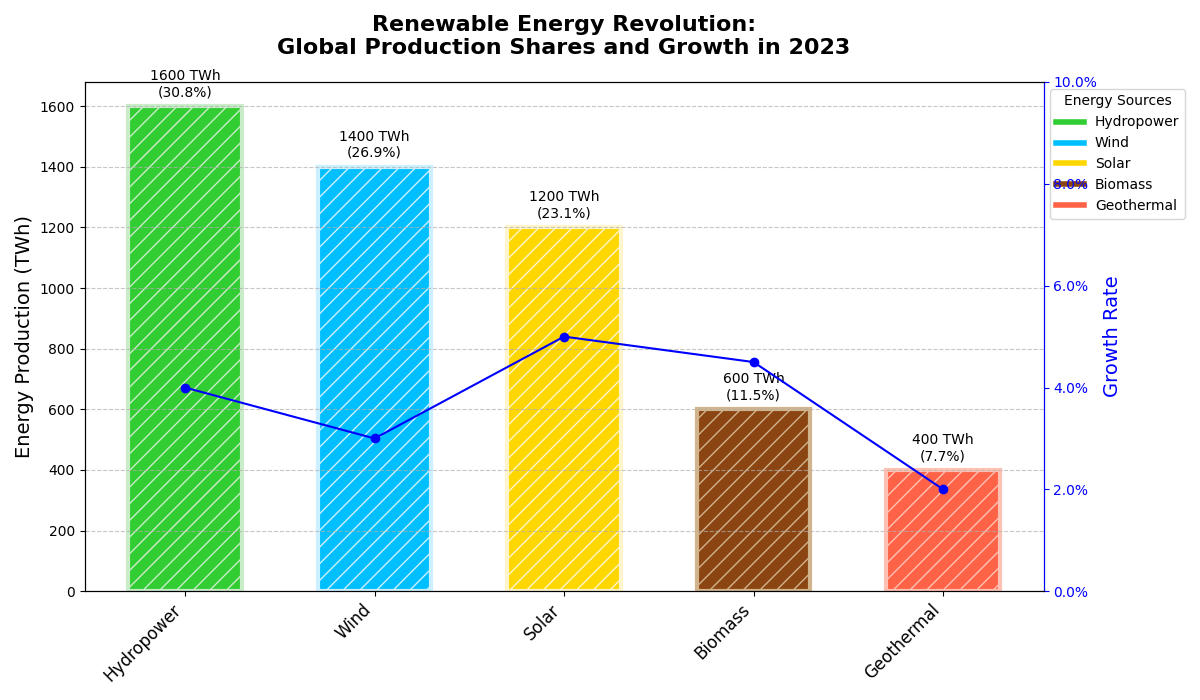

Here is the Python script that generated this plot:
import matplotlib.pyplot as plt
import numpy as np
from matplotlib.ticker import FuncFormatter

energy_sources = ['Solar', 'Wind', 'Hydropower', 'Geothermal', 'Biomass']
energy_production = np.array([1200, 1400, 1600, 400, 600])
growth_rates = np.array([0.05, 0.03, 0.04, 0.02, 0.045])

# Sort data in descending order based on energy production
sorted_indices = np.argsort(energy_production)[::-1]
energy_sources = [energy_sources[i] for i in sorted_indices]
energy_production = energy_production[sorted_indices]
growth_rates = growth_rates[sorted_indices]

base_colors = ['#FFD700', '#00BFFF', '#32CD32', '#FF6347', '#8B4513']
gradient_colors = ['#FFF5CC', '#CCF0FF', '#C9ECC9', '#FFC1B3', '#D2B48C']
base_colors = [base_colors[i] for i in sorted_indices]
gradient_colors = [gradient_colors[i] for i in sorted_indices]

positions = np.arange(len(energy_sources))

fig, ax1 = plt.subplots(figsize=(12, 7))

for idx, (base_color, grad_color) in enumerate(zip(base_colors, gradient_colors)):
    ax1.bar(positions[idx], energy_production[idx], color=base_color, edgecolor=grad_color, linewidth=3, hatch='//', width=0.6)

ax1.set_xticks(positions)
ax1.set_xticklabels(energy_sources, fontsize=12, rotation=45, ha='right')
ax1.set_ylabel('Energy Production (TWh)', fontsize=14, color='black')
ax1.set_title('Renewable Energy Revolution:\nGlobal Production Shares and Growth in 2023', 
              fontsize=16, fontweight='bold', pad=20)

total_production = np.sum(energy_production)
for idx, bar in enumerate(ax1.patches):
    height = bar.get_height()
    percentage = (height / total_production) * 100
    ax1.annotate(f'{height} TWh\n({percentage:.1f}%)',
                 xy=(bar.get_x() + bar.get_width() / 2, height),
                 xytext=(0, 5),
                 textcoords="offset points",
                 ha='center', va='bottom',
                 fontsize=10, color='black')

ax1.yaxis.grid(True, linestyle='--', alpha=0.7)

ax2 = ax1.twinx()
ax2.set_ylabel('Growth Rate', fontsize=14, color='blue')
ax2.plot(positions, growth_rates * 100, color='blue', linestyle='-', marker='o')
ax2.set_ylim(0, 10)
ax2.yaxis.set_major_formatter(FuncFormatter(lambda y, _: f'{y:.1f}%'))
ax2.spines['right'].set_color('blue')
ax2.tick_params(axis='y', colors='blue')

custom_lines = [plt.Line2D([0], [0], color=color, lw=4, label=label) for color, label in zip(base_colors, energy_sources)]
ax1.legend(handles=custom_lines, loc='upper left', bbox_to_anchor=(1, 1), title='Energy Sources')

plt.tight_layout()
plt.show()
